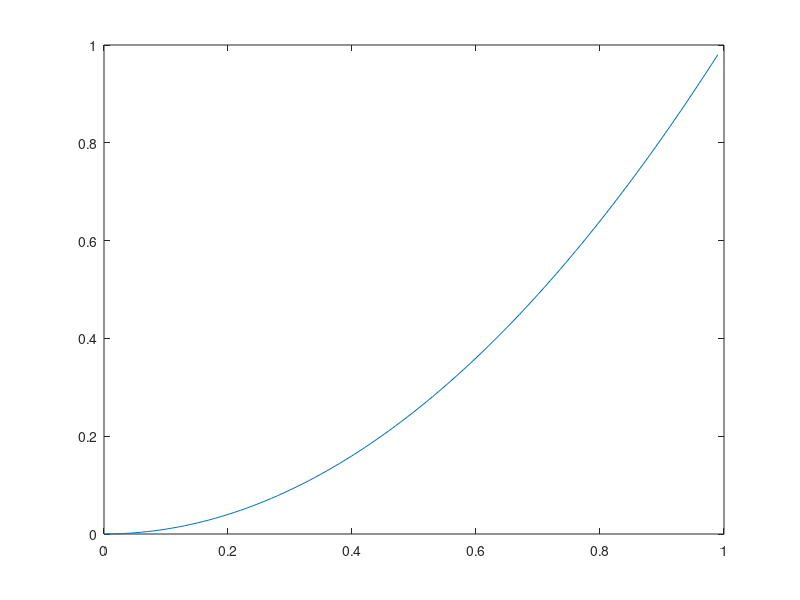

The MATLAB source for this figure: (Note: this script raises an error after producing the figure.)
% Created through cpp2octave 
% A C++ library by Alessandro Corbetta.

disp( 'Hello World!' );
disp( 'Hello World!' );
obj0_ = rand( 3 );
disp( obj0_ );
obj0_ = rand( 10 , 20 );
disp( obj0_ );
obj0_ = [ 0 0.01 0.02 0.03 0.04 0.05 0.06 0.07 0.08 0.09 0.1 0.11 0.12 0.13 0.14 0.15 0.16 0.17 0.18 0.19 0.2 0.21 0.22 0.23 0.24 0.25 0.26 0.27 0.28 0.29 0.3 0.31 0.32 0.33 0.34 0.35 0.36 0.37 0.38 0.39 0.4 0.41 0.42 0.43 0.44 0.45 0.46 0.47 0.48 0.49 0.5 0.51 0.52 0.53 0.54 0.55 0.56 0.57 0.58 0.59 0.6 0.61 0.62 0.63 0.64 0.65 0.66 0.67 0.68 0.69 0.7 0.71 0.72 0.73 0.74 0.75 0.76 0.77 0.78 0.79 0.8 0.81 0.82 0.83 0.84 0.85 0.86 0.87 0.88 0.89 0.9 0.91 0.92 0.93 0.94 0.95 0.96 0.97 0.98 0.99 ];
obj1_ = [ 0 0.0001 0.0004 0.0009 0.0016 0.0025 0.0036 0.0049 0.0064 0.0081 0.01 0.0121 0.0144 0.0169 0.0196 0.0225 0.0256 0.0289 0.0324 0.0361 0.04 0.0441 0.0484 0.0529 0.0576 0.0625 0.0676 0.0729 0.0784 0.0841 0.09 0.0961 0.1024 0.1089 0.1156 0.1225 0.1296 0.1369 0.1444 0.1521 0.16 0.1681 0.1764 0.1849 0.1936 0.2025 0.2116 0.2209 0.2304 0.2401 0.25 0.2601 0.2704 0.2809 0.2916 0.3025 0.3136 0.3249 0.3364 0.3481 0.36 0.3721 0.3844 0.3969 0.4096 0.4225 0.4356 0.4489 0.4624 0.4761 0.49 0.5041 0.5184 0.5329 0.5476 0.5625 0.5776 0.5929 0.6084 0.6241 0.64 0.6561 0.6724 0.6889 0.7056 0.7225 0.7396 0.7569 0.7744 0.7921 0.81 0.8281 0.8464 0.8649 0.8836 0.9025 0.9216 0.9409 0.9604 0.9801 ];
plot( obj0_ , obj1_ );
hold on;
obj2_BIN_f_data = fopen( './support_myOct/data' , 'rb' );
obj1_ = fread( obj2_BIN_f_data , 100 , 'double' );
plot( obj0_ , obj1_ , 'r' );
fclose( obj2_BIN_f_data );
